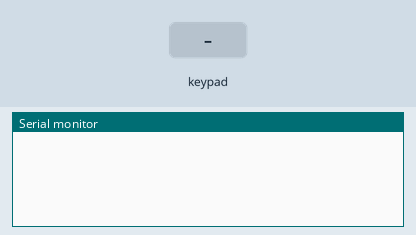
Simulated run of this sketch. Board: Arduino Uno, built with avr-gcc and run on an emulated ATmega328P. Parts: the last lines printed to the serial monitor. Inputs (shaded band) come from the test bench.

Above: at 1.2 s.
1.3 s: key '1' pressed
At 2.3 s:
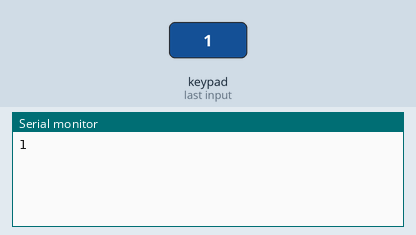
2.8 s: keypad keys 2 3 4 5 pressed 0.4 s apart
At 3.86 s:
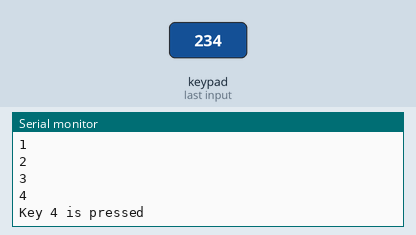
5.9 s: key 'A' pressed
At 7.0 s:
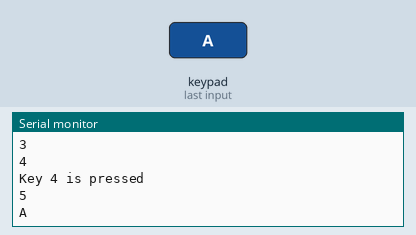
7.4 s: keypad keys 2 3 4 5 # pressed 0.4 s apart
At 9.5 s:
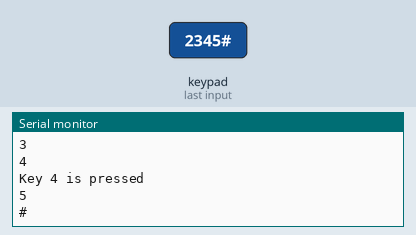
10.9 s: key 'B' pressed
At 12.1 s:
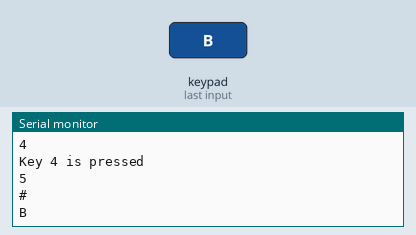
12.4 s: keypad keys 2 3 4 5 * pressed 0.4 s apart
At 14.4 s:
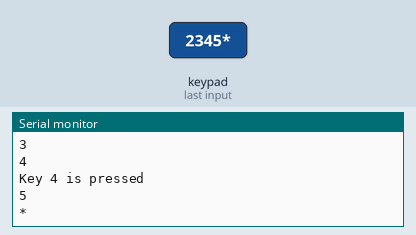
Timing chart, 0 to 15.9 s (numbered marks = the images above; inputs shaded):
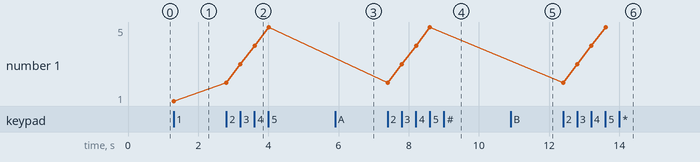

Measured:
- after the input at 1.3 s, the serial monitor: prints a new line at once (image 1)
- after the input at 2.8 s, the serial monitor: prints a new line at once (image 2)
- after the input at 5.9 s, the serial monitor: prints a new line at once (image 3)
- after the input at 7.4 s, the serial monitor: prints a new line at once (image 4)
- after the input at 10.9 s, the serial monitor: prints a new line at once (image 5)
- after the input at 12.4 s, the serial monitor: prints a new line at once (image 6)
- plotted number 1: 1 → 5 after the input at 2.8 s

The sketch:

KEYPAD.ino
```cpp
 #include <Keypad.h>

const byte ROWS = 4; //four rows
const byte COLS = 4; //three columns
char keys[ROWS][COLS] = {
  {'1','2','3','A'},
  {'4','5','6','B'},
  {'7','8','9','C'},
  {'*','0','#','D'}
};

byte rowPins[ROWS] = {2, 3, 4, 5}; //connect to the row pinouts of the keypad
byte colPins[COLS] = {6,7,8,9}; //connect to the column pinouts of the keypad

Keypad keypad = Keypad( makeKeymap(keys), rowPins, colPins, ROWS, COLS );

void setup(){
  Serial.begin(9600);
}

void loop(){
  char key = keypad.getKey();
    // just print the pressed key
   if (key){
    Serial.println(key);
  }

  // this checkes if 4 is pressed, then do something. Here  we print the text but you can control something.
  if (key =='4'){
    Serial.println("Key 4 is pressed");
  }
}
```
